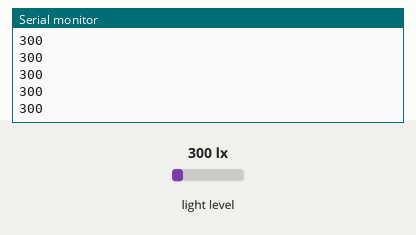
Simulated run of this sketch. Board: Arduino Uno, built with avr-gcc and run on an emulated ATmega328P. On the bench: the last lines printed to the serial monitor. The inputs (shaded band) are chosen by the test bench; at power-on: light level 300 lx.

Above: at 1.2 s.
1.3 s: light level set to 40 lx
At 2.3 s:
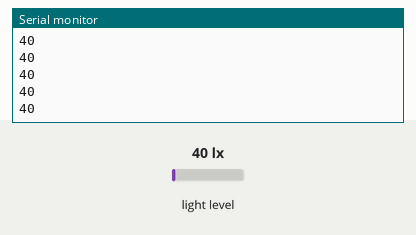
2.8 s: light level set to 500 lx
At 3.5 s:
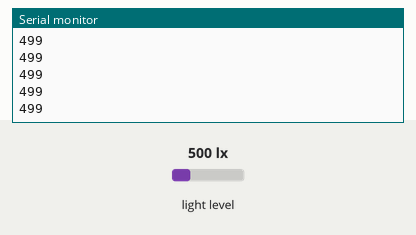
Timing chart, 0 to 5.8 s (numbered marks = the images above; inputs shaded):
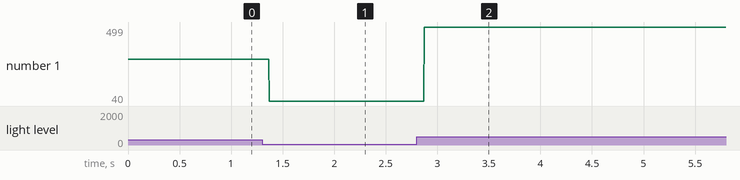

The sketch:

Ambient_Light.ino
```cpp
#include <Wire.h>
#include <BH1750.h>

const int sensor_address	= 0x23; //address

const int FREQ = 74880;


BH1750 lightMeter(sensor_address);

void setup()
{
    Serial.begin(FREQ);
    Wire.begin();
    lightMeter.begin(BH1750::CONTINUOUS_HIGH_RES_MODE_2);
}

void loop()
{
    if (lightMeter.measurementReady())
    {
        uint16_t lux = lightMeter.readLightLevel();
        Serial.println(lux);
    }
}
```

Measured:
- after the input at 1.3 s, the serial monitor: prints a new line after 0.07 s (image 1)
- after the input at 2.8 s, the serial monitor: prints a new line after 0.07 s (image 2)
- plotted number 1: 300 → 40 after the input at 1.3 s, 40 → 49 after the input at 2.8 s
